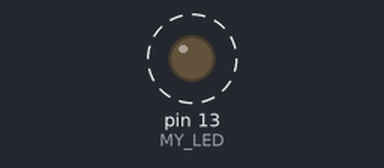
The sketch below on a simulated Arduino Uno, built with avr-gcc and run on an emulated ATmega328P. Parts: output pins drawn as LEDs (lit = HIGH). Dashed ring = blinking. What the sketch prints to the serial monitor is not drawn.

Above: at 0.5 s.
Timing chart, 0 to 4.6 s (numbered marks = the images above):
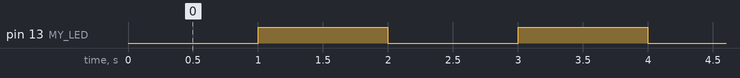

Measured:
- by itself, pin 13 (MY_LED): alternates HIGH for 1.0 s and LOW for 1.0 s, 20 changes in all, then stays LOW

The sketch:

Project3.ino
```cpp
const int MY_LED = 13;

void setup()
{
  pinMode(MY_LED, OUTPUT);
  Serial.begin(115200);
}

void loop()
{
  for (int i = 0; i < 10; i++)
  {
    delay(1000);
    digitalWrite(MY_LED, HIGH);
    delay(1000);
    digitalWrite(MY_LED, LOW);
    Serial.print("i = ");
    Serial.println( i );
  }
  while(1)
  {
    Serial.println("I'm Done!");
    delay(5000);
  }


}
```
